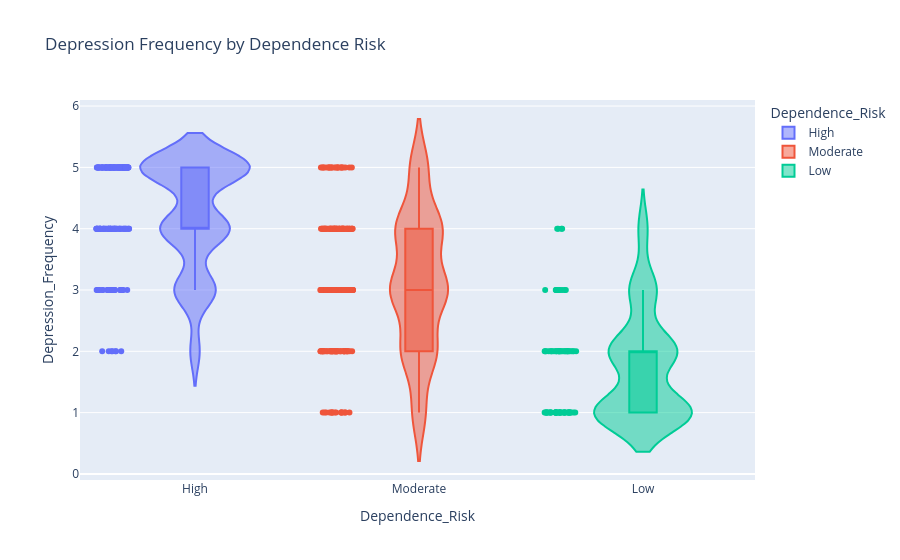

Notebook source saved alongside this figure:
### Code cell
fig = px.violin(
    df,
    x='Dependence_Risk',
    y='Depression_Frequency',
    color='Dependence_Risk',
    box=True,
    points='all',
    title='Depression Frequency by Dependence Risk'
)
fig.show()

### Figure 1 — Plotly figure (JSON) as saved in the notebook; plotly's stock layout.template omitted (floating-point values rounded to 4 significant figures; data arrays with more than 128 entries replaced by an {"elided": "..."} marker saying what was removed)
{"data": [{"alignmentgroup": "True", "box": {"visible": true}, "hovertemplate": "Dependence_Risk=%{x}<br>Depression_Frequency=%{y}<extra></extra>", "legendgroup": "High", "marker": {"color": "#636efa"}, "name": "High", "offsetgroup": "High", "orientation": "v", "points": "all", "scalegroup": "True", "showlegend": true, "type": "violin", "x": {"elided": "172 str values"}, "x0": " ", "xaxis": "x", "y": {"elided": "172 int values"}, "y0": " ", "yaxis": "y"}, {"alignmentgroup": "True", "box": {"visible": true}, "hovertemplate": "Dependence_Risk=%{x}<br>Depression_Frequency=%{y}<extra></extra>", "legendgroup": "Moderate", "marker": {"color": "#EF553B"}, "name": "Moderate", "offsetgroup": "Moderate", "orientation": "v", "points": "all", "scalegroup": "True", "showlegend": true, "type": "violin", "x": {"elided": "220 str values"}, "x0": " ", "xaxis": "x", "y": {"elided": "220 int values"}, "y0": " ", "yaxis": "y"}, {"alignmentgroup": "True", "box": {"visible": true}, "hovertemplate": "Dependence_Risk=%{x}<br>Depression_Frequency=%{y}<extra></extra>", "legendgroup": "Low", "marker": {"color": "#00cc96"}, "name": "Low", "offsetgroup": "Low", "orientation": "v", "points": "all", "scalegroup": "True", "showlegend": true, "type": "violin", "x": ["Low", "Low", "Low", "Low", "Low", "Low", "Low", "Low", "Low", "Low", "Low", "Low", "Low", "Low", "Low", "Low", "Low", "Low", "Low", "Low", "Low", "Low", "Low", "Low", "Low", "Low", "Low", "Low", "Low", "Low", "Low", "Low", "Low", "Low", "Low", "Low", "Low", "Low", "Low", "Low", "Low", "Low", "Low", "Low", "Low", "Low", "Low", "Low", "Low", "Low", "Low", "Low", "Low", "Low", "Low", "Low", "Low", "Low", "Low", "Low", "Low", "Low", "Low", "Low", "Low", "Low", "Low", "Low", "Low", "Low", "Low", "Low", "Low", "Low", "Low", "Low", "Low", "Low", "Low", "Low", "Low", "Low", "Low", "Low", "Low", "Low", "Low", "Low", "Low"], "x0": " ", "xaxis": "x", "y": [1, 4, 2, 3, 2, 2, 1, 1, 1, 3, 1, 1, 2, 2, 4, 1, 2, 1, 3, 1, 2, 2, 1, 1, 1, 2, 2, 2, 3, 1, 4, 2, 1, 2, 2, 1, 2, 1, 1, 1, 4, 1, 1, 1, 1, 1, 1, 3, 1, 2, 1, 1, 1, 2, 2, 1, 1, 1, 2, 3, 2, 2, 3, 1, 2, 2, 3, 1, 1, 3, 2, 2, 1, 3, 2, 1, 1, 2, 3, 2, 3, 1, 1, 1, 1, 2, 1, 1, 2], "y0": " ", "yaxis": "y"}], "layout": {"legend": {"title": {"text": "Dependence_Risk"}, "tracegroupgap": 0}, "title": {"text": "Depression Frequency by Dependence Risk"}, "violinmode": "overlay", "xaxis": {"anchor": "y", "categoryarray": ["High", "Moderate", "Low"], "categoryorder": "array", "domain": [0, 1], "title": {"text": "Dependence_Risk"}}, "yaxis": {"anchor": "x", "domain": [0, 1], "title": {"text": "Depression_Frequency"}}}}
